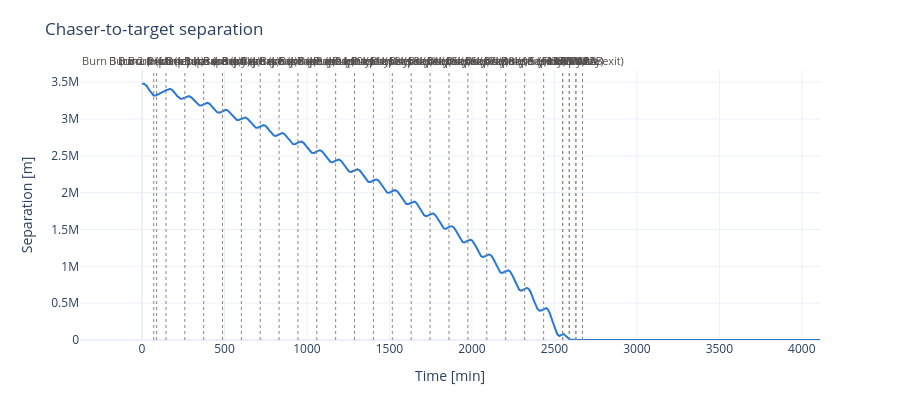

Write notebook code for a chart like this one.
### Markdown cell above
## Burn timeline
One propagated truth for both spacecraft (`cesium.guidance.RpoTimeline`): every `coast` continues from the last state, every `burn` is applied to it, and each burn is planned from the current (propagated) COES. Times are seconds since `EPOCH0_TDB_S`; `tl.epochs_tdb_s()` and `tl.burn_table()` give absolute epochs.

### Code cell
K_PHASE = 20
HCW_THRESH = 20 * KM_TO_M

tl = RpoTimeline(
    CHASER_0.to_rv(MU_MARS),
    TARGET_0.to_rv(MU_MARS),
    MU_MARS,
    j2=J2,
    r_cb=R_MARS,
    epoch0_tdb_s=EPOCH0_TDB_S,
    frame="MCI",
)

# Burn 1: coast to the line of nodes, combined i/RAAN change
c, t = tl.coes()
n_hat, d_node, _, _ = node_line_finder(tl.chaser, tl.target)
tl.coast(orbit_sweep(c, d_node, MU_MARS)[1])
c, t = tl.coes()
dv = guid_combined_i_raan_change(c.i, t.i, t.raan - c.raan, norm(tl.chaser[3:]))
tl.burn(dv * unit(c.h(MU_MARS)), "Burn 1 (plane)")

# Burns 2-3: coast to the nearer apsis, Hohmann to the target radius
c, t = tl.coes()
peri = c.ta > np.pi
tl.coast(
    orbit_sweep(c, (2 * np.pi - c.ta) if peri else wrap_to_2pi(np.pi - c.ta), MU_MARS)[
        1
    ]
)
c, t = tl.coes()
_, dt_trans, dv_a, dv_b = guid_coaxial_hohmann(
    c.r_p, c.r_a, t.a, t.a, depart_at_periapsis=peri, mu=MU_MARS
)
tl.burn(dv_a * unit(tl.chaser[3:]), "Burn 2 (Hohmann)")
tl.coast(dt_trans)

# Look at phasing to see what to do
v_hat = unit(tl.chaser[3:])
rv_circ = tl.chaser.copy()
rv_circ[3:] += dv_b * v_hat
c_circ = COES.from_rv(rv_circ, MU_MARS)
_, t = tl.coes()

dv_ph, dt_ph, _ = guid_phasing_same_orbit(
    t.a,
    wrap_to_pi(c_circ.aol - t.aol),
    MU_MARS,
    K_PHASE,
    K_PHASE,
    deg=False,
    r_cb=R_MARS,
)

# One real burn: transfer ellipse -> phasing orbit directly
tl.burn((dv_b + dv_ph / 2) * v_hat, "Burn 3 (circularize + phase entry)")
tl.coast(dt_ph / K_PHASE)
# tl.burn(-dv_ph / 2 * unit(tl.chaser[3:]), "Burn 4 (phase exit)")

to_burn = -dv_ph / 2
# tl.burn(dv_b * unit(tl.chaser[3:]), "Burn 3 (circularize)")

# Burns 4.x: same-orbit phasing
sep = [np.inf]
i = 0
phases_remaining = K_PHASE
while phases_remaining:
    c, t = tl.coes()
    dv_ph, dt_ph, _ = guid_phasing_same_orbit(
        t.a,
        wrap_to_pi(c.aol - t.aol),
        MU_MARS,
        phases_remaining,
        phases_remaining,
        deg=False,
        r_cb=R_MARS,
    )

    actual_burn = dv_ph / 2 + to_burn
    tl.burn(actual_burn * unit(tl.chaser[3:]), f"Burn 4.{i} (phase entry)")
    to_burn = -dv_ph / 2

    # If enough out of wack
    # if (norm(c.a - t.a) / t.a < 1e-3  # 0.1 percent
    #     or norm(c.e - t.e) / t.e < 1e-4): # 0.01 percent
    #     c, t = tl.coes()
    #     peri = c.ta > np.pi
    #     tl.coast(orbit_sweep(c, (2 * np.pi - c.ta) if peri else wrap_to_2pi(np.pi - c.ta), MU_MARS)[1])
    #     c, t = tl.coes()
    #     _, dt_trans, dv_a, dv_b = guid_coaxial_hohmann(c.r_p, c.r_a, t.a, t.a, depart_at_periapsis=peri, mu=MU_MARS)
    #     tl.burn(dv_a * unit(tl.chaser[3:]), f"Burn 4.{i}b (Hohmann)")
    #     tl.coast(dt_trans)
    #     tl.burn(to_burn * unit(tl.chaser[3:]), f"Burn 4.{i}c (Hohmann)")
    #     to_burn = 0

    i += 1
    phases_remaining -= 1

    c, t = tl.coes()
    t_phase = c.period(MU_MARS)
    tl.coast(t_phase)

    sep = norm(tl.chaser[0:3] - tl.target[0:3])
    # print(zsep)
    if sep < HCW_THRESH:
        break


print(f"Exited with {phases_remaining=}")

# Burn 5: same-orbit phasing
tl.burn(to_burn * unit(tl.chaser[3:]), "Burn 5 (Final phase exit)")

# Burns 6-7: same-orbit phasing

c, t = tl.coes()
t_rendezvous = 40 * MIN_TO_SEC
for i in range(3):
    rv_c_rsw = tl.to_rsw()
    dv1_RSW, dv2_RSW = hcw_two_impulse(
        rv_c_rsw[0:3], rv_c_rsw[3:6], t_rendezvous, tl.coes()[1].n(MU_MARS)
    )

    rv_rsw_burn1 = np.concatenate((rv_c_rsw[0:3], rv_c_rsw[3:6] + dv1_RSW))
    rv_intrl_burn1 = tl.from_rsw(rv_rsw_burn1)
    tl.burn(rv_intrl_burn1[3:6] - tl.chaser[3:6], f"HCW {i}A")
    tl.coast(t_rendezvous)

    rv_c_rsw = tl.to_rsw()
    rv_rsw_burn2 = np.concatenate((rv_c_rsw[0:3], rv_c_rsw[3:6] + dv2_RSW))
    rv_intrl_burn2 = tl.from_rsw(rv_rsw_burn2)
    tl.burn(rv_intrl_burn2[3:6] - tl.chaser[3:6], f"HCW {i}B")

tl.coast(1 * DAY_TO_SEC)

# print(tl.burn_table())
print(f"total dv = {tl.dv_total:.3f} m/s")

ts_tl, rv_c_tl, rv_t_tl = tl.arrays()
# fig_sep = plot_separation(ts_tl, rv_c_tl, rv_t_tl, tl.burn_events())
fig_sep_close = plot_separation(
    ts_tl, rv_c_tl, rv_t_tl, tl.burn_events(), top=50, left=2500, units="m"
)  # within 1 km

### Figure 1 — Plotly figure (JSON) as saved in the notebook; plotly's stock layout.template omitted (floating-point values rounded to 4 significant figures; data arrays with more than 128 entries replaced by an {"elided": "..."} marker saying what was removed)
{"data": [{"hovertemplate": "t = %{x:.1f} min<br>separation = %{y:.1f} m<extra></extra>", "line": {"color": "#2a78d6", "width": 2}, "mode": "lines", "type": "scatter", "x": {"elided": "27973 float values"}, "y": {"elided": "27973 float values"}}], "layout": {"annotations": [{"font": {"color": "#52514e", "size": 11}, "showarrow": false, "text": "Burn 1 (plane)", "x": 70.98, "xanchor": "center", "xref": "x", "y": 1, "yanchor": "bottom", "yref": "y domain"}, {"font": {"color": "#52514e", "size": 11}, "showarrow": false, "text": "Burn 2 (Hohmann)", "x": 88.68, "xanchor": "center", "xref": "x", "y": 1, "yanchor": "bottom", "yref": "y domain"}, {"font": {"color": "#52514e", "size": 11}, "showarrow": false, "text": "Burn 3 (circularize + phase entry)", "x": 145.3, "xanchor": "center", "xref": "x", "y": 1, "yanchor": "bottom", "yref": "y domain"}, {"font": {"color": "#52514e", "size": 11}, "showarrow": false, "text": "Burn 4.0 (phase entry)", "x": 259.5, "xanchor": "center", "xref": "x", "y": 1, "yanchor": "bottom", "yref": "y domain"}, {"font": {"color": "#52514e", "size": 11}, "showarrow": false, "text": "Burn 4.1 (phase entry)", "x": 373.7, "xanchor": "center", "xref": "x", "y": 1, "yanchor": "bottom", "yref": "y domain"}, {"font": {"color": "#52514e", "size": 11}, "showarrow": false, "text": "Burn 4.2 (phase entry)", "x": 488.0, "xanchor": "center", "xref": "x", "y": 1, "yanchor": "bottom", "yref": "y domain"}, {"font": {"color": "#52514e", "size": 11}, "showarrow": false, "text": "Burn 4.3 (phase entry)", "x": 602.3, "xanchor": "center", "xref": "x", "y": 1, "yanchor": "bottom", "yref": "y domain"}, {"font": {"color": "#52514e", "size": 11}, "showarrow": false, "text": "Burn 4.4 (phase entry)", "x": 716.5, "xanchor": "center", "xref": "x", "y": 1, "yanchor": "bottom", "yref": "y domain"}, {"font": {"color": "#52514e", "size": 11}, "showarrow": false, "text": "Burn 4.5 (phase entry)", "x": 830.8, "xanchor": "center", "xref": "x", "y": 1, "yanchor": "bottom", "yref": "y domain"}, {"font": {"color": "#52514e", "size": 11}, "showarrow": false, "text": "Burn 4.6 (phase entry)", "x": 945.2, "xanchor": "center", "xref": "x", "y": 1, "yanchor": "bottom", "yref": "y domain"}, {"font": {"color": "#52514e", "size": 11}, "showarrow": false, "text": "Burn 4.7 (phase entry)", "x": 1060.0, "xanchor": "center", "xref": "x", "y": 1, "yanchor": "bottom", "yref": "y domain"}, {"font": {"color": "#52514e", "size": 11}, "showarrow": false, "text": "Burn 4.8 (phase entry)", "x": 1174.0, "xanchor": "center", "xref": "x", "y": 1, "yanchor": "bottom", "yref": "y domain"}, {"font": {"color": "#52514e", "size": 11}, "showarrow": false, "text": "Burn 4.9 (phase entry)", "x": 1288.0, "xanchor": "center", "xref": "x", "y": 1, "yanchor": "bottom", "yref": "y domain"}, {"font": {"color": "#52514e", "size": 11}, "showarrow": false, "text": "Burn 4.10 (phase entry)", "x": 1403.0, "xanchor": "center", "xref": "x", "y": 1, "yanchor": "bottom", "yref": "y domain"}, {"font": {"color": "#52514e", "size": 11}, "showarrow": false, "text": "Burn 4.11 (phase entry)", "x": 1517.0, "xanchor": "center", "xref": "x", "y": 1, "yanchor": "bottom", "yref": "y domain"}, {"font": {"color": "#52514e", "size": 11}, "showarrow": false, "text": "Burn 4.12 (phase entry)", "x": 1632.0, "xanchor": "center", "xref": "x", "y": 1, "yanchor": "bottom", "yref": "y domain"}, {"font": {"color": "#52514e", "size": 11}, "showarrow": false, "text": "Burn 4.13 (phase entry)", "x": 1746.0, "xanchor": "center", "xref": "x", "y": 1, "yanchor": "bottom", "yref": "y domain"}, {"font": {"color": "#52514e", "size": 11}, "showarrow": false, "text": "Burn 4.14 (phase entry)", "x": 1861.0, "xanchor": "center", "xref": "x", "y": 1, "yanchor": "bottom", "yref": "y domain"}, {"font": {"color": "#52514e", "size": 11}, "showarrow": false, "text": "Burn 4.15 (phase entry)", "x": 1975.0, "xanchor": "center", "xref": "x", "y": 1, "yanchor": "bottom", "yref": "y domain"}, {"font": {"color": "#52514e", "size": 11}, "showarrow": false, "text": "Burn 4.16 (phase entry)", "x": 2090.0, "xanchor": "center", "xref": "x", "y": 1, "yanchor": "bottom", "yref": "y domain"}, {"font": {"color": "#52514e", "size": 11}, "showarrow": false, "text": "Burn 4.17 (phase entry)", "x": 2205.0, "xanchor": "center", "xref": "x", "y": 1, "yanchor": "bottom", "yref": "y domain"}, {"font": {"color": "#52514e", "size": 11}, "showarrow": false, "text": "Burn 4.18 (phase entry)", "x": 2320.0, "xanchor": "center", "xref": "x", "y": 1, "yanchor": "bottom", "yref": "y domain"}, {"font": {"color": "#52514e", "size": 11}, "showarrow": false, "text": "Burn 4.19 (phase entry)", "x": 2435.0, "xanchor": "center", "xref": "x", "y": 1, "yanchor": "bottom", "yref": "y domain"}, {"font": {"color": "#52514e", "size": 11}, "showarrow": false, "text": "Burn 5 (Final phase exit)", "x": 2550.0, "xanchor": "center", "xref": "x", "y": 1, "yanchor": "bottom", "yref": "y domain"}, {"font": {"color": "#52514e", "size": 11}, "showarrow": false, "text": "HCW 0A", "x": 2550.0, "xanchor": "center", "xref": "x", "y": 1, "yanchor": "bottom", "yref": "y domain"}, {"font": {"color": "#52514e", "size": 11}, "showarrow": false, "text": "HCW 0B", "x": 2590.0, "xanchor": "center", "xref": "x", "y": 1, "yanchor": "bottom", "yref": "y domain"}, {"font": {"color": "#52514e", "size": 11}, "showarrow": false, "text": "HCW 1A", "x": 2590.0, "xanchor": "center", "xref": "x", "y": 1, "yanchor": "bottom", "yref": "y domain"}, {"font": {"color": "#52514e", "size": 11}, "showarrow": false, "text": "HCW 1B", "x": 2630.0, "xanchor": "center", "xref": "x", "y": 1, "yanchor": "bottom", "yref": "y domain"}, {"font": {"color": "#52514e", "size": 11}, "showarrow": false, "text": "HCW 2A", "x": 2630.0, "xanchor": "center", "xref": "x", "y": 1, "yanchor": "bottom", "yref": "y domain"}, {"font": {"color": "#52514e", "size": 11}, "showarrow": false, "text": "HCW 2B", "x": 2670.0, "xanchor": "center", "xref": "x", "y": 1, "yanchor": "bottom", "yref": "y domain"}], "height": 420, "margin": {"t": 70}, "shapes": [{"line": {"color": "#898781", "dash": "dot", "width": 1}, "type": "line", "x0": 70.98, "x1": 70.98, "xref": "x", "y0": 0, "y1": 1, "yref": "y domain"}, {"line": {"color": "#898781", "dash": "dot", "width": 1}, "type": "line", "x0": 88.68, "x1": 88.68, "xref": "x", "y0": 0, "y1": 1, "yref": "y domain"}, {"line": {"color": "#898781", "dash": "dot", "width": 1}, "type": "line", "x0": 145.3, "x1": 145.3, "xref": "x", "y0": 0, "y1": 1, "yref": "y domain"}, {"line": {"color": "#898781", "dash": "dot", "width": 1}, "type": "line", "x0": 259.5, "x1": 259.5, "xref": "x", "y0": 0, "y1": 1, "yref": "y domain"}, {"line": {"color": "#898781", "dash": "dot", "width": 1}, "type": "line", "x0": 373.7, "x1": 373.7, "xref": "x", "y0": 0, "y1": 1, "yref": "y domain"}, {"line": {"color": "#898781", "dash": "dot", "width": 1}, "type": "line", "x0": 488.0, "x1": 488.0, "xref": "x", "y0": 0, "y1": 1, "yref": "y domain"}, {"line": {"color": "#898781", "dash": "dot", "width": 1}, "type": "line", "x0": 602.3, "x1": 602.3, "xref": "x", "y0": 0, "y1": 1, "yref": "y domain"}, {"line": {"color": "#898781", "dash": "dot", "width": 1}, "type": "line", "x0": 716.5, "x1": 716.5, "xref": "x", "y0": 0, "y1": 1, "yref": "y domain"}, {"line": {"color": "#898781", "dash": "dot", "width": 1}, "type": "line", "x0": 830.8, "x1": 830.8, "xref": "x", "y0": 0, "y1": 1, "yref": "y domain"}, {"line": {"color": "#898781", "dash": "dot", "width": 1}, "type": "line", "x0": 945.2, "x1": 945.2, "xref": "x", "y0": 0, "y1": 1, "yref": "y domain"}, {"line": {"color": "#898781", "dash": "dot", "width": 1}, "type": "line", "x0": 1060.0, "x1": 1060.0, "xref": "x", "y0": 0, "y1": 1, "yref": "y domain"}, {"line": {"color": "#898781", "dash": "dot", "width": 1}, "type": "line", "x0": 1174.0, "x1": 1174.0, "xref": "x", "y0": 0, "y1": 1, "yref": "y domain"}, {"line": {"color": "#898781", "dash": "dot", "width": 1}, "type": "line", "x0": 1288.0, "x1": 1288.0, "xref": "x", "y0": 0, "y1": 1, "yref": "y domain"}, {"line": {"color": "#898781", "dash": "dot", "width": 1}, "type": "line", "x0": 1403.0, "x1": 1403.0, "xref": "x", "y0": 0, "y1": 1, "yref": "y domain"}, {"line": {"color": "#898781", "dash": "dot", "width": 1}, "type": "line", "x0": 1517.0, "x1": 1517.0, "xref": "x", "y0": 0, "y1": 1, "yref": "y domain"}, {"line": {"color": "#898781", "dash": "dot", "width": 1}, "type": "line", "x0": 1632.0, "x1": 1632.0, "xref": "x", "y0": 0, "y1": 1, "yref": "y domain"}, {"line": {"color": "#898781", "dash": "dot", "width": 1}, "type": "line", "x0": 1746.0, "x1": 1746.0, "xref": "x", "y0": 0, "y1": 1, "yref": "y domain"}, {"line": {"color": "#898781", "dash": "dot", "width": 1}, "type": "line", "x0": 1861.0, "x1": 1861.0, "xref": "x", "y0": 0, "y1": 1, "yref": "y domain"}, {"line": {"color": "#898781", "dash": "dot", "width": 1}, "type": "line", "x0": 1975.0, "x1": 1975.0, "xref": "x", "y0": 0, "y1": 1, "yref": "y domain"}, {"line": {"color": "#898781", "dash": "dot", "width": 1}, "type": "line", "x0": 2090.0, "x1": 2090.0, "xref": "x", "y0": 0, "y1": 1, "yref": "y domain"}, {"line": {"color": "#898781", "dash": "dot", "width": 1}, "type": "line", "x0": 2205.0, "x1": 2205.0, "xref": "x", "y0": 0, "y1": 1, "yref": "y domain"}, {"line": {"color": "#898781", "dash": "dot", "width": 1}, "type": "line", "x0": 2320.0, "x1": 2320.0, "xref": "x", "y0": 0, "y1": 1, "yref": "y domain"}, {"line": {"color": "#898781", "dash": "dot", "width": 1}, "type": "line", "x0": 2435.0, "x1": 2435.0, "xref": "x", "y0": 0, "y1": 1, "yref": "y domain"}, {"line": {"color": "#898781", "dash": "dot", "width": 1}, "type": "line", "x0": 2550.0, "x1": 2550.0, "xref": "x", "y0": 0, "y1": 1, "yref": "y domain"}, {"line": {"color": "#898781", "dash": "dot", "width": 1}, "type": "line", "x0": 2550.0, "x1": 2550.0, "xref": "x", "y0": 0, "y1": 1, "yref": "y domain"}, {"line": {"color": "#898781", "dash": "dot", "width": 1}, "type": "line", "x0": 2590.0, "x1": 2590.0, "xref": "x", "y0": 0, "y1": 1, "yref": "y domain"}, {"line": {"color": "#898781", "dash": "dot", "width": 1}, "type": "line", "x0": 2590.0, "x1": 2590.0, "xref": "x", "y0": 0, "y1": 1, "yref": "y domain"}, {"line": {"color": "#898781", "dash": "dot", "width": 1}, "type": "line", "x0": 2630.0, "x1": 2630.0, "xref": "x", "y0": 0, "y1": 1, "yref": "y domain"}, {"line": {"color": "#898781", "dash": "dot", "width": 1}, "type": "line", "x0": 2630.0, "x1": 2630.0, "xref": "x", "y0": 0, "y1": 1, "yref": "y domain"}, {"line": {"color": "#898781", "dash": "dot", "width": 1}, "type": "line", "x0": 2670.0, "x1": 2670.0, "xref": "x", "y0": 0, "y1": 1, "yref": "y domain"}], "showlegend": false, "title": {"text": "Chaser-to-target separation"}, "xaxis": {"autorange": "max", "range": [2500, null], "title": {"text": "Time [min]"}}, "yaxis": {"autorange": "min", "range": [null, 50], "rangemode": "tozero", "title": {"text": "Separation [m]"}}}}
